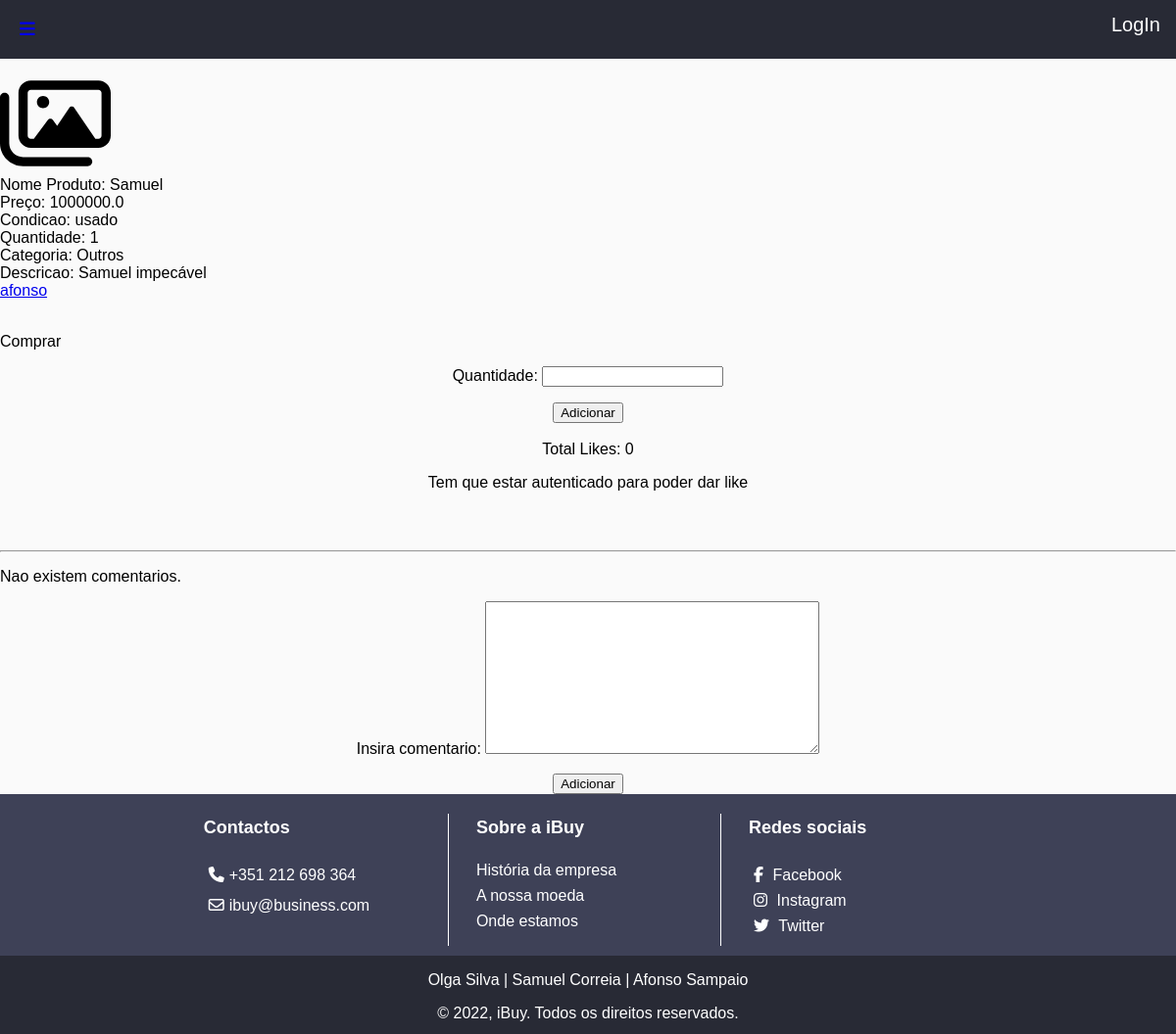
The page /ibuy/produto/5 on the database as committed earlier.
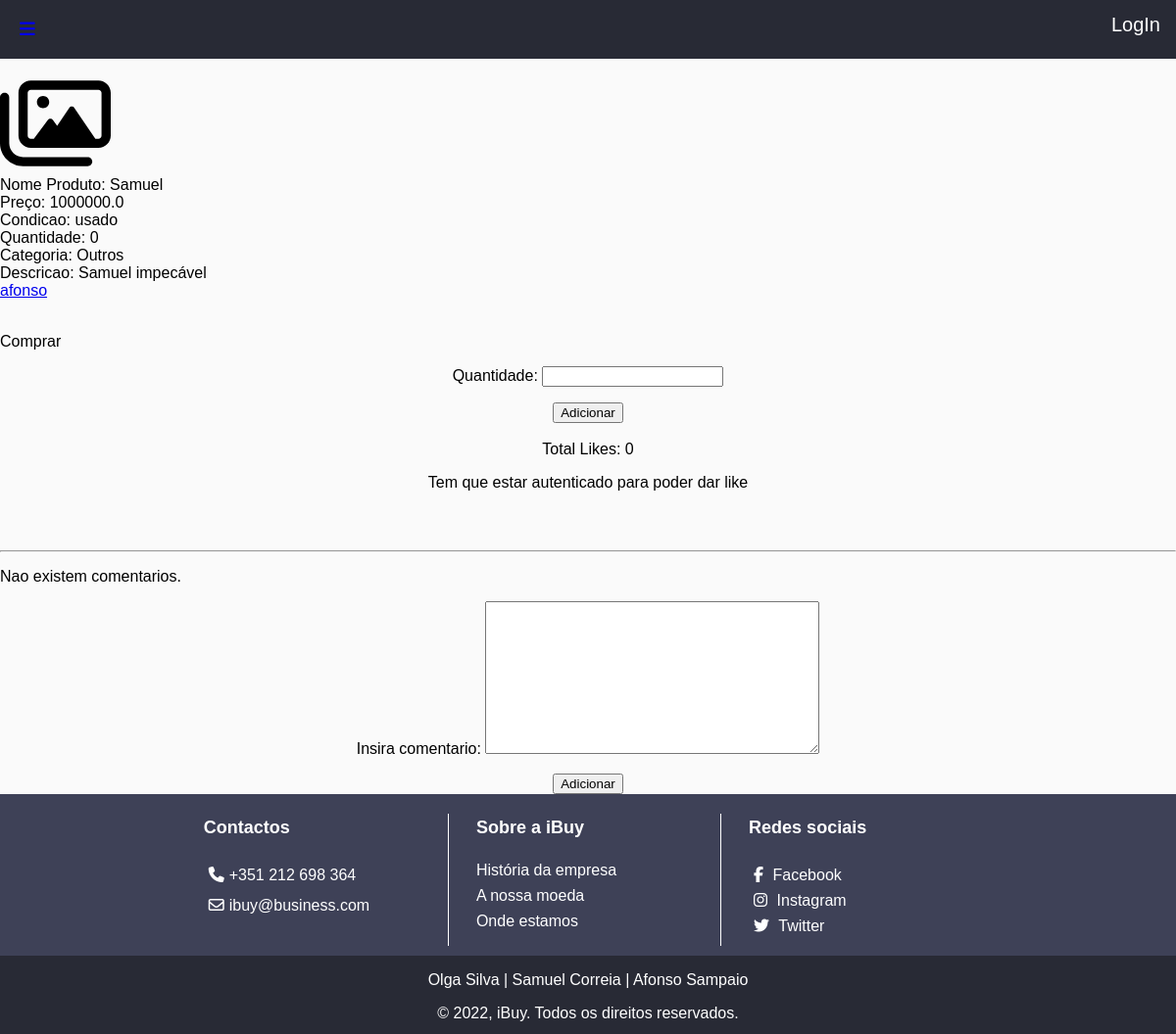
The same page on the database as committed later.
### ibuy/models.py (models this page shows, shortened)
class Produto(models.Model):
    user = models.ForeignKey(User, on_delete=models.CASCADE, default="")
    likes = models.ManyToManyField(User, related_name='likes')
    nome = models.CharField(max_length=100)
    categoria = models.ForeignKey(Categoria, on_delete=models.CASCADE, default="", related_name="Categoria")
    quantidade = models.IntegerField(default=0)
    descricao = models.TextField()  # mudar
    preco = models.FloatField(default=0) # decimal field ??
    imagem = models.CharField(max_length=100, default='produto.svg')
    NOVO = 'novo'
    USADO = 'usado'
    OPCOES_CONDICAO = (
        (NOVO, 'Novo'),
        (USADO, 'Usado'),
    )
    condicao = models.CharField(choices=OPCOES_CONDICAO, default=NOVO, max_length=100)
    def total_likes(self):
        return self.likes.count()

class Categoria(models.Model):
    tipo = models.CharField(max_length=100, default="")

### ibuy/views.py (the view)
# urls.py: path('produto/<int:produto_id>', views.produto, name='produto'),
def produto(request, produto_id):
    produto = get_object_or_404(Produto, pk=produto_id)
    user = get_object_or_404(User, pk=produto.user_id)
    listacomentarios = Comentario.objects.filter(produto_id=produto_id)
    liked = produto.likes.filter(id=request.user.id).exists()
    context = {
        'listacomentarios': listacomentarios,
        'nome_user': user.username,
        'produto': produto,
        'form': ComprarProdutoForm,
        'comentarioform': ComentarioForm,
        'liked': liked,
    }
    return render(request, 'ibuy/produto.html', context)

### ibuy/templates/ibuy/produto.html (shortened to what this page needs)
{% extends "ibuy/index.html" %}
{% load static %}
{% block content %}
    <p>
        <img src="{% static 'media/images/produto/' %}{{produto.imagem}}" height=100px width=auto> <br>
        Nome Produto: {{ produto.nome }} <br>
        Preço: {{ produto.preco }} <br>
        Condicao: {{ produto.condicao }} <br>
        Quantidade: {{ produto.quantidade }} <br>
        Categoria: {{ produto.categoria.tipo }} <br>
        Descricao: {{ produto.descricao }} <br>
        <a href="{% url 'ibuy:perfil' produto.user_id %}">
            {{ nome_user }}
        </a>
    </p>
    <br>
    Comprar <br>
    <form action="{% url 'ibuy:updatecarrinho' produto.id %}" method="post">
        {{ form.as_p }}
        <input type="submit" value="Adicionar"/>
    </form>
<br>
    <form action="{% url 'ibuy:like_produto' produto.id %}" method="post">
        <label for="like_button">Total Likes: {{ produto.total_likes }}</label>
        {% if request.user.is_authenticated %}
            {% if liked %}
            <button style="color:red" type="submit" id="dislike_button" name="produto_id" value="{{ produto.id }}">Dislike</button>
            {% else %}
            <button type="submit" id="like_button" name="produto_id" value="{{ produto.id }}">Like</button>
            {% endif %}
        {% else %}
        <p>Tem que estar autenticado para poder dar like</p>
        {% endif %}
    </form>
    <br><br>
    <hr>
    {% if listacomentarios %}
    {% for comentario in listacomentarios %}
    <li>
        From: {{ comentario.user }}
        Texto: {{ comentario.texto }}
    </li>
    {% endfor %}
    {% else %}
    <p>Nao existem comentarios.</p>
    {% endif %}
    <form action="{% url 'ibuy:adicionarcomentario' produto.id %}" method="post">
        {{ comentarioform.as_p }}
        <input type="submit" value="Adicionar"/>
    </form>
    {% endblock %}

Rows that differ between the two databases and show on the page:
changed Produto "Samuel": quantidade "1" → "0"
